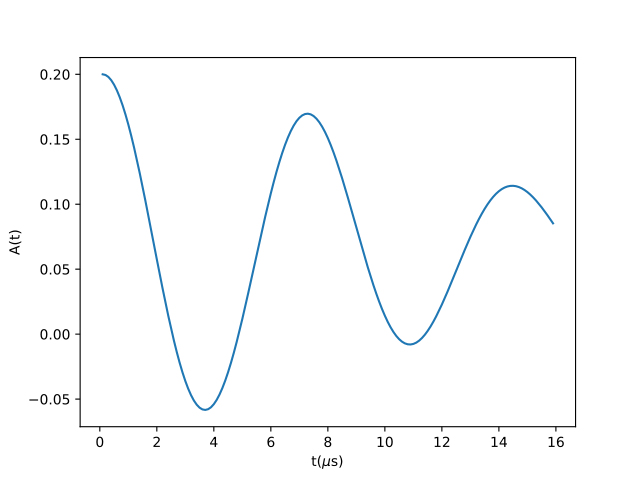

This chart was generated by the following Python code:
from mantid.simpleapi import FunctionWrapper
import matplotlib.pyplot as plt
import numpy as np
x = np.arange(0.1,16,0.1)
y = FunctionWrapper("PCRmagnetZFKT")
fig, ax=plt.subplots()
ax.plot(x, y(x))
ax.set_xlabel('t($\mu$s)')
ax.set_ylabel('A(t)')
